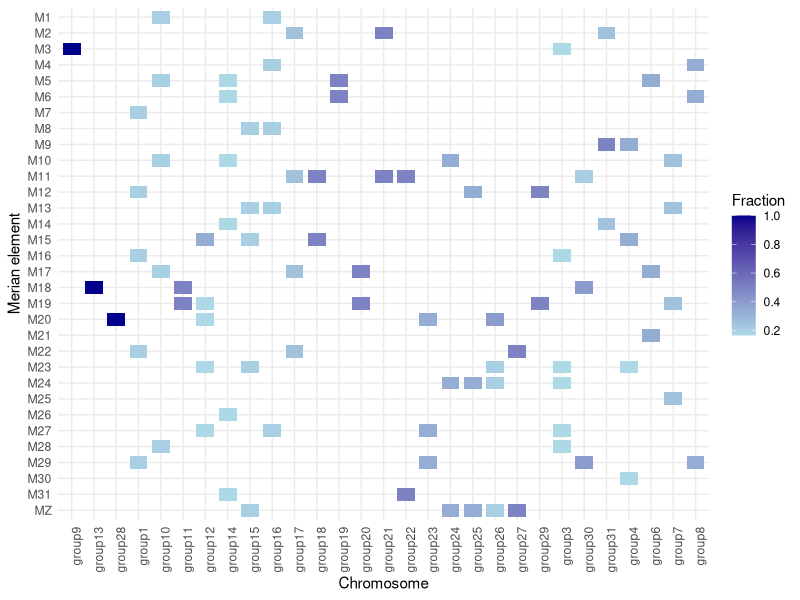

Write the R code that produced this figure.
library(tidyverse)

# Generate test data

Mfactor <- factor(c(paste0("M", 1:31), "MZ"), levels =c("MZ", paste0("M", 31:1)))
Gfactor <- factor(paste0("group", 1:31))
n_samples <- 100
randM <- sample(Mfactor, n_samples, replace = TRUE)
randG <- sample(Gfactor, n_samples, replace = TRUE)
data <- tibble(ME=randM, chr=randG)

# Alternatively, read in table from bash companion script
#data <- read_tsv("O_bidentata_merian_elements.tsv")
#data <- read_tsv("P_pilosaria_merian_elements.tsv")
#data <- read_tsv("E_epiphron_merian_elements.tsv")


# Calculate fraction of each ME comprising each chromosome

df_summary <- data %>%
  group_by(chr, ME) %>%
  summarise(count = n()) %>%
  ungroup() %>%
  group_by(chr) %>%
  mutate(fraction = count / sum(count)) %>%
  ungroup()

# Identify chromosomes that are >50% of a single ME and sort them starting from M1

chr_order <- df_summary %>%
  filter(fraction > 0.5) %>%
  arrange(factor(ME, levels = c(paste0("M", 1:31), "MZ"))) %>%
  pull(chr) # Return just the chr column rather than the entire df

# Add in any missing chromosomes that were <50% of any ME
chr_order <- unique(c(chr_order, df_summary$chr))
# Reorder the chromosomes and MEs to start with the highest fraction of M1 in the top left
df_summary$chr <- factor(df_summary$chr, levels = chr_order)
df_summary$ME <- factor(df_summary$ME, levels = c("MZ", paste0("M", 31:1)))

# Create a heatmap
ggplot(df_summary, aes(x = chr, y = ME, fill = fraction)) +
  geom_tile(height = 0.8, width = 0.8) +
  scale_fill_gradient(low = "lightblue", high = "darkblue") +
  labs(y = "Merian element", x = "Chromosome", fill = "Fraction") +
  theme_minimal() +
  theme(axis.text.x = element_text(angle = 90, hjust = 1))  

